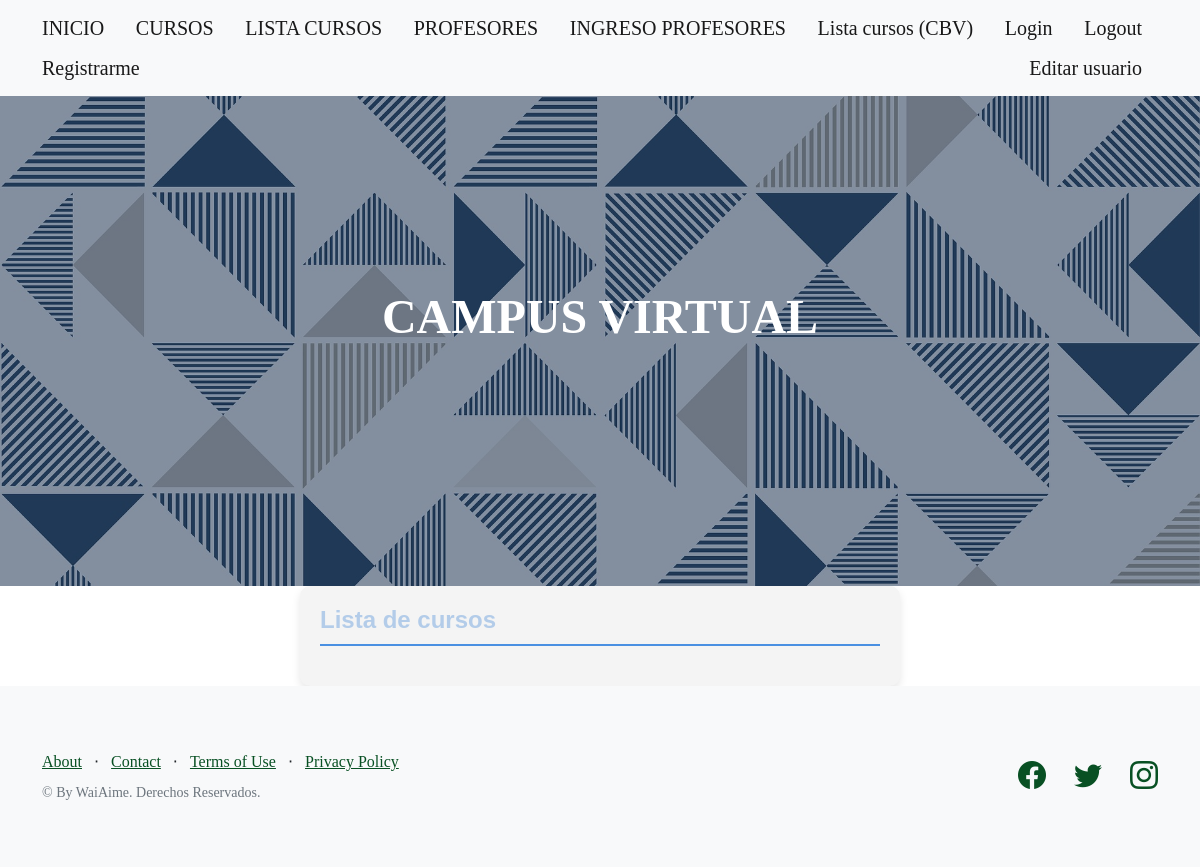
Page /AppCoder/cursos-lista/ on the earlier database version.
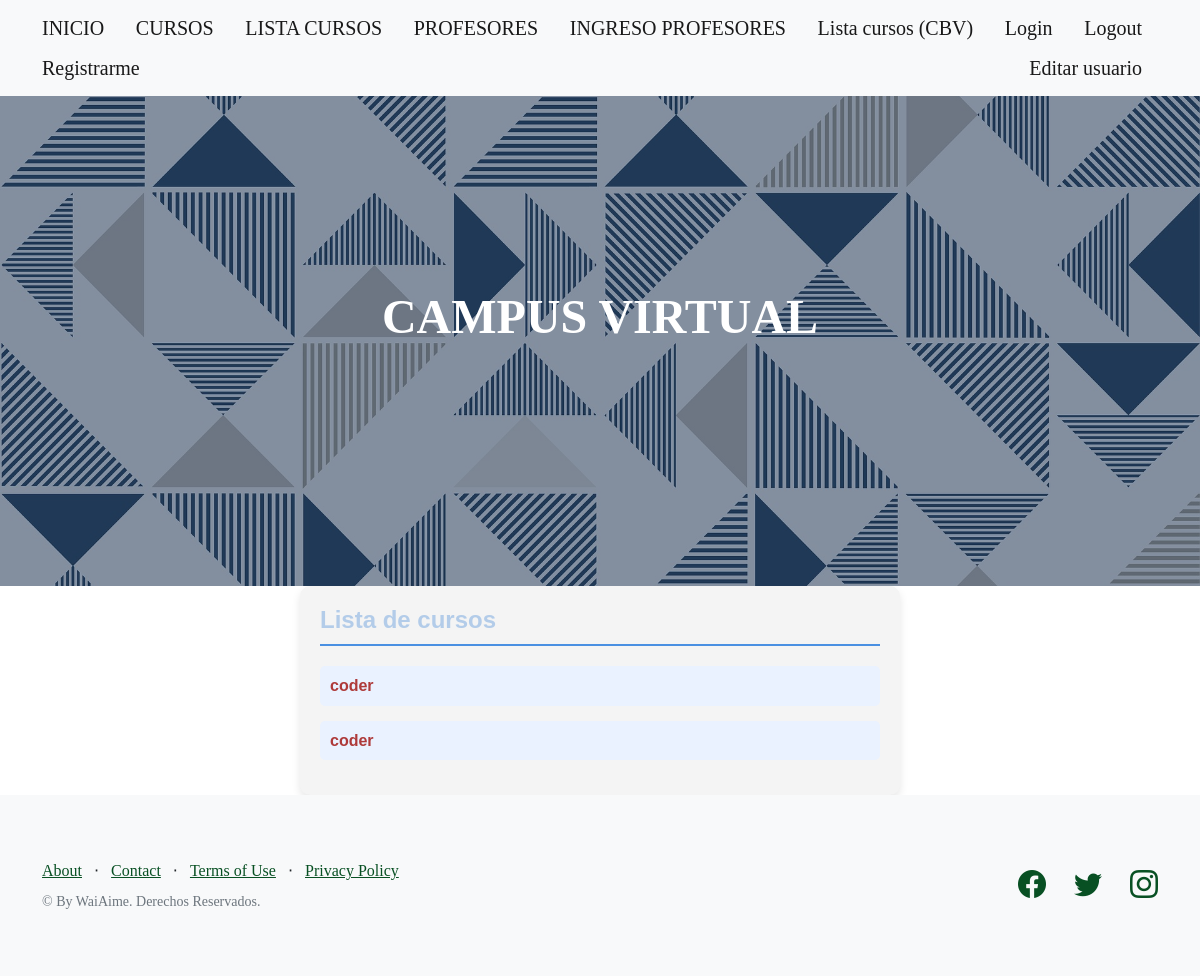
Same page on the later database version.
### AppCoder/models.py (models this page shows, shortened)
class Curso(models.Model):
    curso = models.CharField(max_length=100)
    camada = models.IntegerField()

### AppCoder/views.py (the view)
# urls.py: path("cursos-lista/", cursos_crud_read_view),
def cursos_crud_read_view(request):
    cursos = Curso.objects.all()
    return render(request, "AppCoder/cursos_lista.html", {"cursos": cursos})

### AppCoder/templates/AppCoder/cursos_lista.html
{% extends "AppCoder/padre.html" %}
{% block contenidoQueCambia %}
<div style="font-family: Arial, sans-serif; padding: 20px; background-color: #f4f4f4; max-width: 600px; margin: auto; border-radius: 10px; box-shadow: 0 4px 8px rgba(0, 0, 0, 0.1);">
<h4 style="color: #b3cce9; border-bottom: 2px solid #4a90e2; padding-bottom: 10px;">Lista de cursos</h4>
<div style="margin-top: 20px;">
{% for curso in cursos %}
    <h6 style="color: #ae3a3a; background-color: #eaf2ff; padding: 10px; border-radius: 5px; margin-bottom: 15px;">{{curso.curso}}</h6>
{% endfor %}
</div>
</div>
{% endblock %}

Differences in the rows shown:
added Curso: curso "coder"
added Curso: curso "coder"
